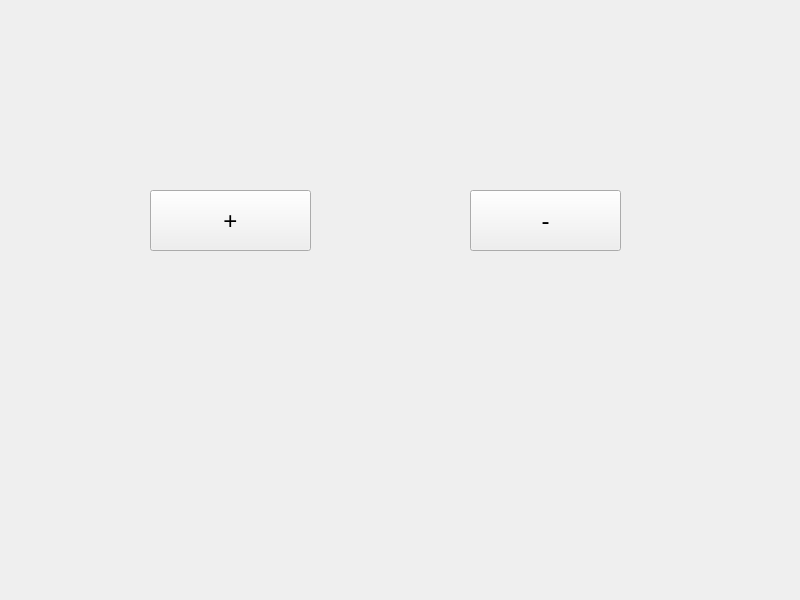
<?xml version="1.0" encoding="UTF-8"?>
<ui version="4.0">
 <class>Widget</class>
 <widget class="QWidget" name="Widget">
  <property name="geometry">
   <rect>
    <x>0</x>
    <y>0</y>
    <width>800</width>
    <height>600</height>
   </rect>
  </property>
  <property name="windowTitle">
   <string>Widget</string>
  </property>
  <widget class="QPushButton" name="pushButton_add">
   <property name="geometry">
    <rect>
     <x>150</x>
     <y>190</y>
     <width>161</width>
     <height>61</height>
    </rect>
   </property>
   <property name="font">
    <font>
     <pointsize>18</pointsize>
    </font>
   </property>
   <property name="text">
    <string>+</string>
   </property>
  </widget>
  <widget class="QPushButton" name="pushButton_sub">
   <property name="geometry">
    <rect>
     <x>470</x>
     <y>190</y>
     <width>151</width>
     <height>61</height>
    </rect>
   </property>
   <property name="font">
    <font>
     <pointsize>18</pointsize>
    </font>
   </property>
   <property name="text">
    <string>-</string>
   </property>
  </widget>
 </widget>
 <resources/>
 <connections/>
</ui>
